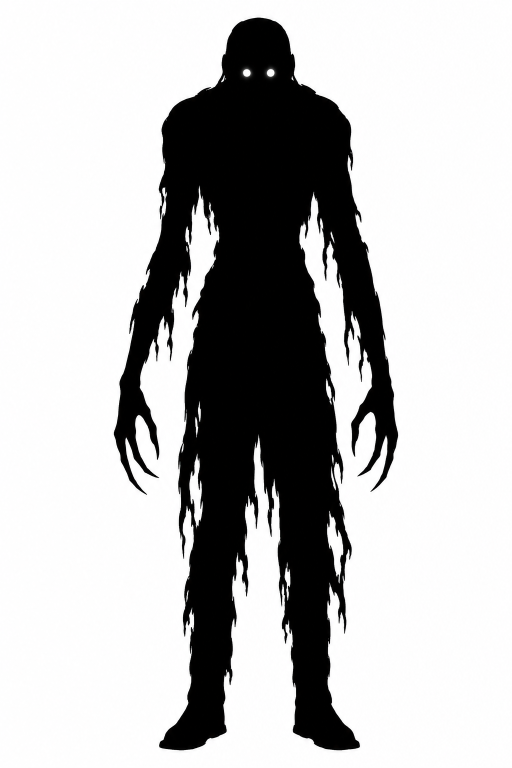
#> input picture cormant/herramientas/arte_y_audio/fuentes/entidad_a_fuente.png, 1024 x 1536 px (shown at 1/2 size); its folder holds 2 pictures in this run
$ python sprites_entidad.py
#> lines starting #> are read from the running program, lines starting #| are printed output that depends on the picture; after the words box and inside, x2 and y2 are one past the last pixel; in counts of white or black regions, pixels touching at a corner belong together
"""Genera assets/sprites/entidad_a.png (modos 1 y 2) y entidad_b.png (modo 3, más deteriorada) a partir de las
siluetas negras sobre blanco de fuentes/entidad_{a,b}_fuente.png. Blanco -> transparente; los ojos (blanco encerrado
dentro del cuerpo, en la cabeza) se conservan brillantes. Ambos sprites salen con el mismo lienzo (misma proporción).
Uso: python3 sprites_entidad.py"""
import os, numpy as np, cv2
from collections import deque
AQUI = os.path.dirname(__file__)
DST = os.path.join(AQUI, "..", "..", "assets", "sprites")
ESC = 0.5

def cargar(n):
#> called with n = 'a'
    g = cv2.imread(os.path.join(AQUI, "fuentes", f"entidad_{n}_fuente.png"), cv2.IMREAD_GRAYSCALE)
#> g: shape (1536, 1024); min 0, max 255, mean 187.8
    oscuro = (255 - g).astype(np.float32) / 255.0
    blanco = (g > 128).astype(np.uint8)
#> blanco: shape (1536, 1024); values 0 (black) and 1 (white), 74% white; 1 black region, box (x1, y1, x2, y2) and area: (228, 35, 796, 1501) 409589
    # blanco conectado con el borde = fondo; blanco encerrado en la cabeza = ojos
    _, lab = cv2.connectedComponents(blanco, connectivity=4)
#> lab: shape (1536, 1024) int32; 39 distinct labels, from 0 to 38
    fondo = lab == lab[0, 0]
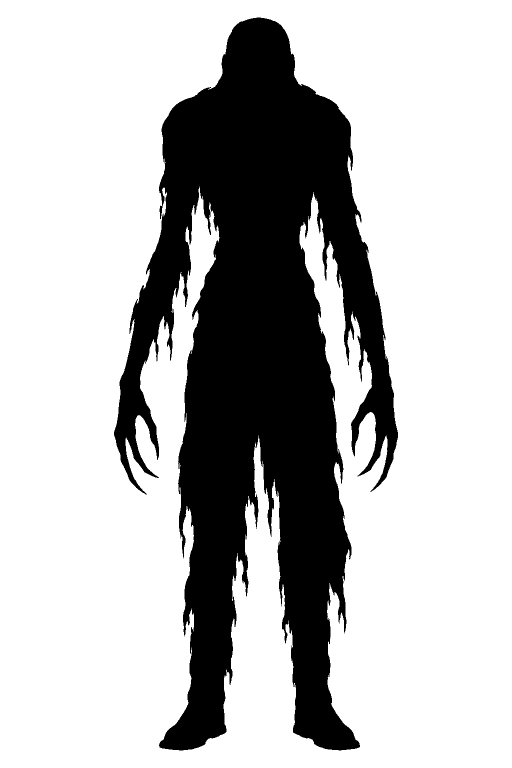
#> fondo: shape (1536, 1024) bool (shown at 1/2 size); 73.6% white; 1 black region, box (x1, y1, x2, y2) and area: (228, 35, 796, 1501) 415512
    ojos = (blanco == 1) & ~fondo
#> ojos: shape (1536, 1024) bool; 0.38% white; 34 white regions (19 under 20 px), largest, box (x1, y1, x2, y2) and area: (654, 1022, 687, 1166) 2109, (379, 908, 405, 1055) 2021, (569, 1125, 581, 1201) 407
    ojos[320:] = False
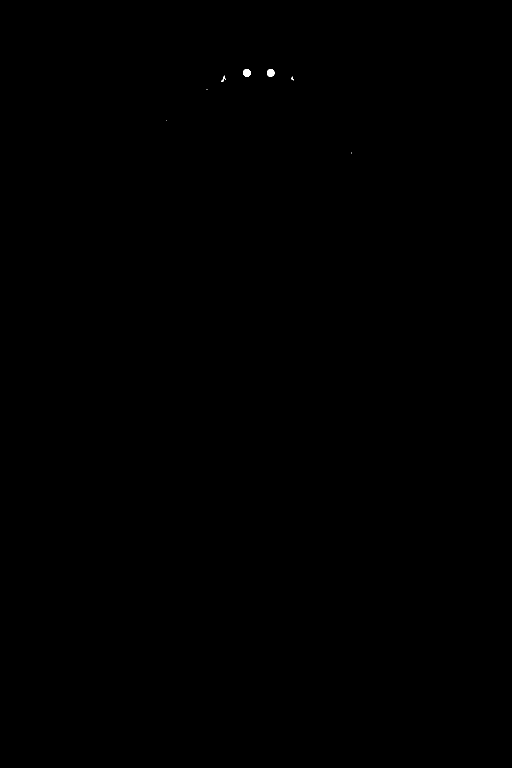
#> ojos: shape (1536, 1024) bool (shown at 1/2 size); 0.03% white; 8 white regions (5 under 20 px), largest, box (x1, y1, x2, y2) and area: (534, 138, 549, 154) 190, (486, 138, 501, 154) 187, (442, 151, 449, 164) 35
    n_c, lc, st, _ = cv2.connectedComponentsWithStats(ojos.astype(np.uint8))
#> lc: shape (1536, 1024) int32; 9 distinct labels, from 0 to 8
#> n_c = 9; st = [[0, 0, 1024, 1536, 1572426], [486, 138, 15, 16, 187], [534, 138, 15, 16, 190], [442, 151, 7, 13, 35], [583, 153, 4, 8, 18], [450, 157, 2, 2, 3], [413, 179, 2, 1, 2], [332, 240, 1, 1, 1], [702, 305, 1, 2, 2]]
    grandes = sorted(range(1, n_c), key=lambda i: -st[i, cv2.CC_STAT_AREA])[:2]   # solo los dos ojos
#> grandes = [2, 1]
    ojos = np.isin(lc, grandes)
#> ojos: shape (1536, 1024) bool; 0.02% white; 2 white regions, box (x1, y1, x2, y2) and area: (534, 138, 549, 154) 190, (486, 138, 501, 154) 187
    ojos = cv2.dilate(ojos.astype(np.uint8), np.ones((5, 5), np.uint8)).astype(bool)
#> ojos: shape (1536, 1024) bool; 0.04% white; 2 white regions, box (x1, y1, x2, y2) and area: (532, 136, 551, 156) 330, (484, 136, 503, 156) 327
    return oscuro, ojos

datos = {n: cargar(n) for n in "ab"}
#> call 2 of cargar, with n = 'b'
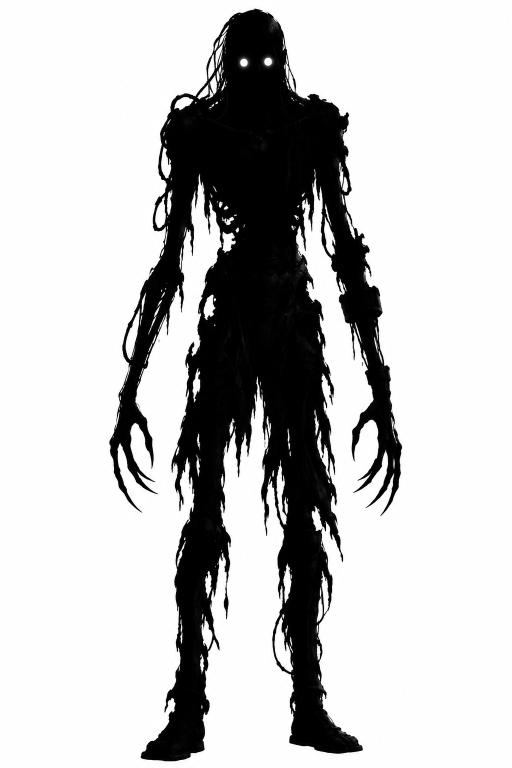
#> input picture cormant/herramientas/arte_y_audio/fuentes/entidad_b_fuente.png, 1024 x 1536 px (shown at 1/2 size)
#> in cargar (call 2), `blanco = (g > 128).astype(np.uint8)`: blanco: shape (1536, 1024); values 0 (black) and 1 (white), 76.7% white; 16 black regions (15 under 20 px), largest, box (x1, y1, x2, y2) and area: (219, 17, 804, 1523) 366710
#> in cargar (call 2), `_, lab = cv2.connectedComponents(blanco, connectivity=4)`:
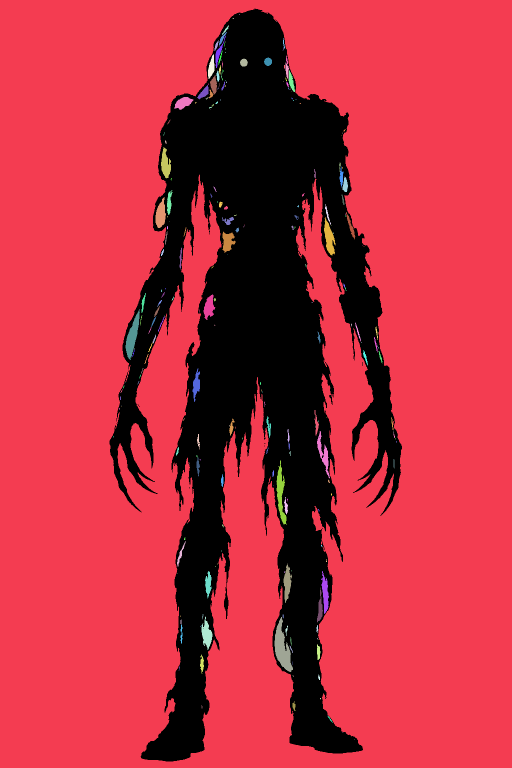
#> lab: shape (1536, 1024) int32 (shown at 1/2 size); 257 distinct labels, from 0 to 256; one colour per label, 0 black
#> in cargar (call 2), `fondo = lab == lab[0, 0]`: fondo: shape (1536, 1024) bool; 75.3% white; 11 black regions (10 under 20 px), largest, box (x1, y1, x2, y2) and area: (219, 17, 804, 1523) 388829
#> in cargar (call 2), `ojos = (blanco == 1) & ~fondo`: ojos: shape (1536, 1024) bool; 1.4% white; 224 white regions (128 under 20 px), largest, box (x1, y1, x2, y2) and area: (549, 1234, 586, 1344) 1977, (251, 618, 280, 720) 1272, (553, 921, 573, 1050) 1171
#> in cargar (call 2), `ojos[320:] = False`:
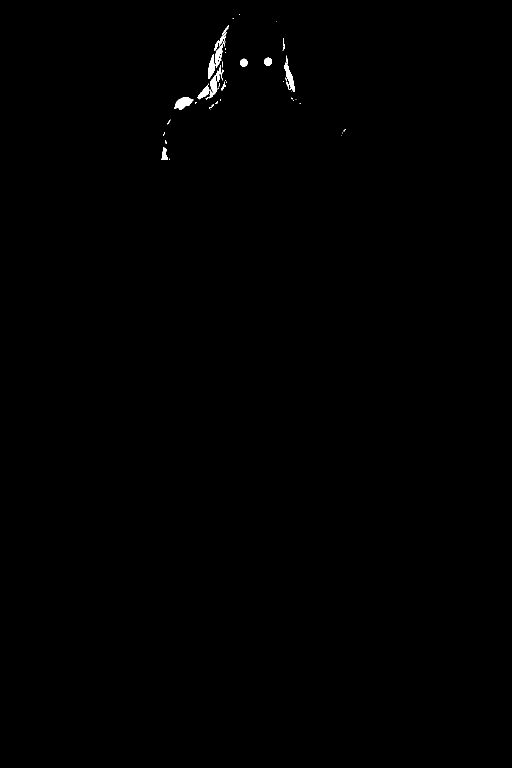
#> ojos: shape (1536, 1024) bool (shown at 1/2 size); 0.25% white; 59 white regions (41 under 20 px), largest, box (x1, y1, x2, y2) and area: (349, 194, 387, 220) 583, (431, 64, 454, 136) 493, (418, 150, 434, 197) 412
#> in cargar (call 2), `n_c, lc, st, _ = cv2.connectedComponentsWithStats(ojos.astype(np.uint8))`: lc: shape (1536, 1024) int32; 60 distinct labels, from 0 to 59
#> in cargar (call 2), `n_c, lc, st, _ = cv2.connectedComponentsWithStats(ojos.astype(np.uint8))`: n_c = 60; st = 60 rows, first 6: [0, 0, 1024, 1536, 1568934], [478, 29, 2, 1, 2], [465, 36, 3, 2, 4], [553, 43, 1, 1, 1], [444, 51, 14, 19, 62], [431, 64, 23, 72, 493]
#> in cargar (call 2), `grandes = sorted(range(1, n_c), key=lambda i: -st[i, cv2.CC_STAT_AREA]..`: grandes = [39, 5]
#> in cargar (call 2), `ojos = np.isin(lc, grandes)`: ojos: shape (1536, 1024) bool; 0.07% white; 2 white regions, box (x1, y1, x2, y2) and area: (349, 194, 387, 220) 583, (431, 64, 454, 136) 493
#> in cargar (call 2), `ojos = cv2.dilate(ojos.astype(np.uint8), np.ones((5, 5), np.uint8)).as..`: ojos: shape (1536, 1024) bool; 0.12% white; 2 white regions, box (x1, y1, x2, y2) and area: (429, 62, 456, 138) 1010, (347, 192, 389, 222) 863
#> datos = 2 items
union = np.zeros_like(datos["a"][0], bool)
for o, _ in datos.values():
    union |= o > 0.5
#> this loop made 2 passes
#> pass 2, `union |= o > 0.5`:
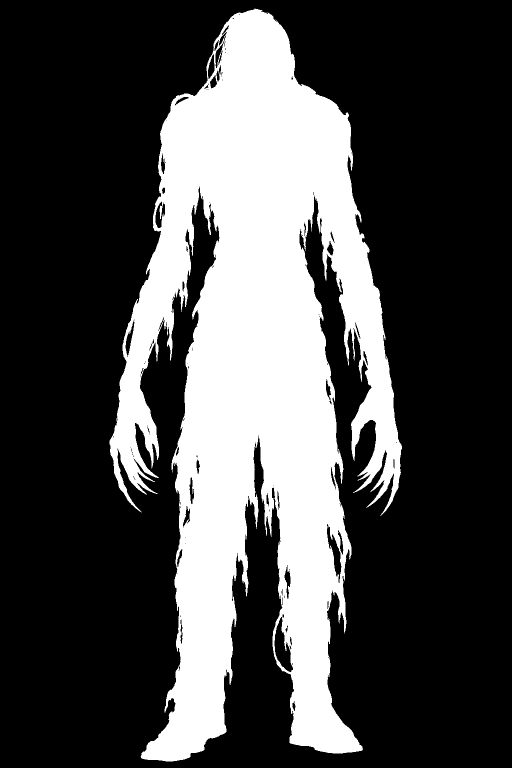
#> union: shape (1536, 1024) bool (shown at 1/2 size); 28.6% white; 2 white regions (1 under 20 px), largest, box (x1, y1, x2, y2) and area: (219, 17, 804, 1523) 450039
ys, xs = np.where(union)
x0, x1, y0, y1 = xs.min() - 12, xs.max() + 12, ys.min() - 12, ys.max() + 12
#> x0 = 207; x1 = 815; y0 = 5; y1 = 1534
for n, (oscuro, ojos) in datos.items():
    a = oscuro.copy()
    a[ojos] = 1.0
    rgb = np.zeros(a.shape + (3,), np.float32)
    rgb[ojos] = 1.0
    rgb = cv2.GaussianBlur(rgb, (0, 0), 1.5)
    rgb[~ojos & (cv2.GaussianBlur(ojos.astype(np.float32), (0, 0), 3) < 0.05)] = 0
    rgba = np.dstack([rgb, a])[y0:y1, x0:x1]
    rgba = cv2.resize(rgba, None, fx=ESC, fy=ESC, interpolation=cv2.INTER_AREA)
    out = (rgba[..., [2, 1, 0, 3]] * 255).astype(np.uint8)
    cv2.imwrite(os.path.join(DST, f"entidad_{n}.png"), out)
    print("ok", n, out.shape[1], "x", out.shape[0], "aspecto", round(out.shape[1] / out.shape[0], 4))
#> this loop made 2 passes
#> n on passes 1 to 2: 'a', 'b'
#| ok a 304 x 764 aspecto 0.3979
#| ok b 304 x 764 aspecto 0.3979
#> pass 1, `rgba = np.dstack([rgb, a])[y0:y1, x0:x1]`:
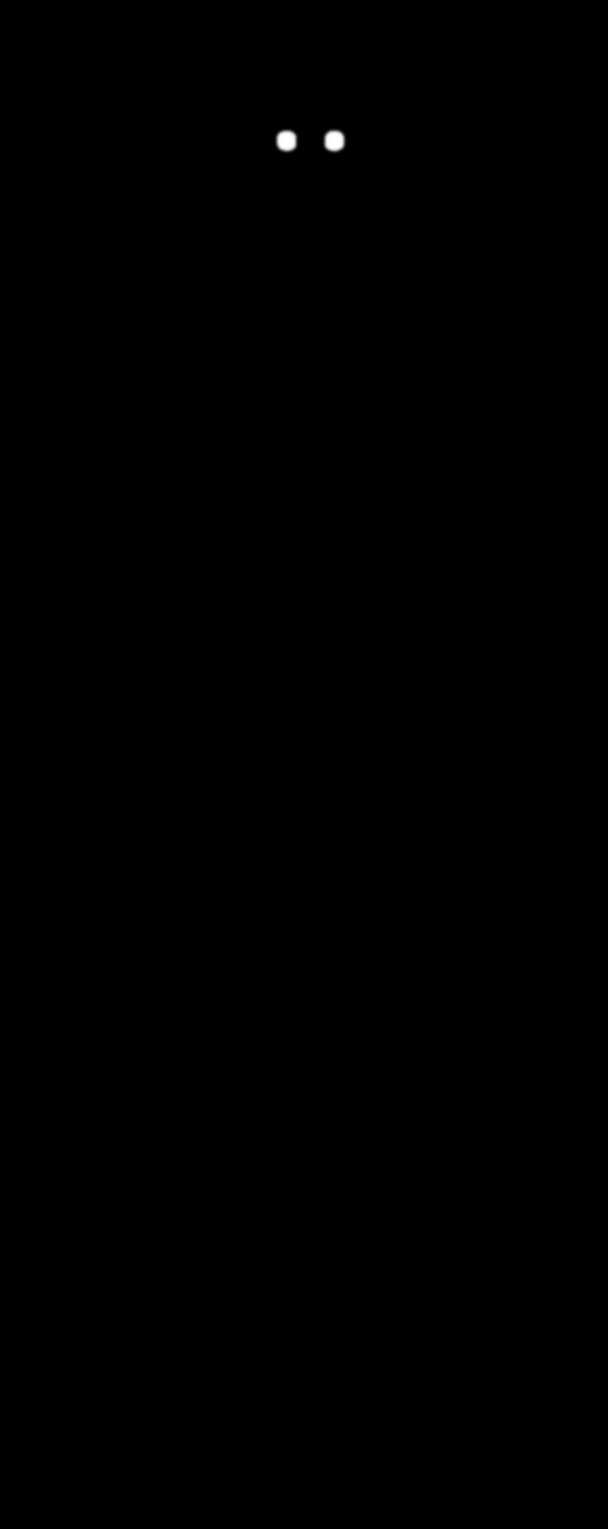
#> rgba: shape (1529, 608, 4) float32; mean of channels 0, 1, 2, 3 0.000707, 0.000707, 0.000707, 0.442; drawn as B, G, R
